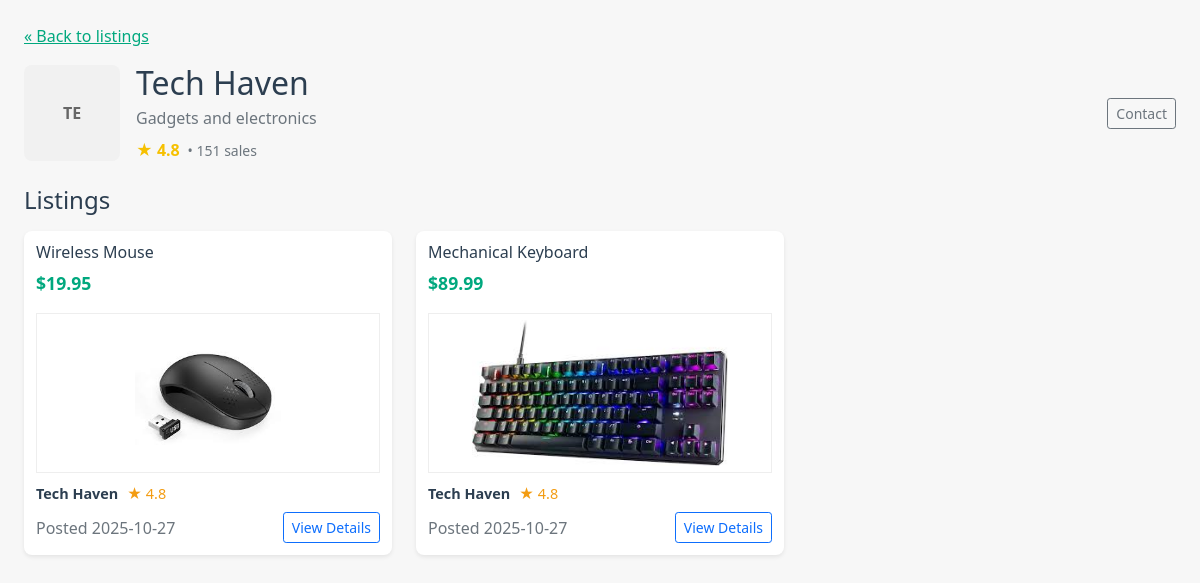
Page /seller/3 on the earlier database version.
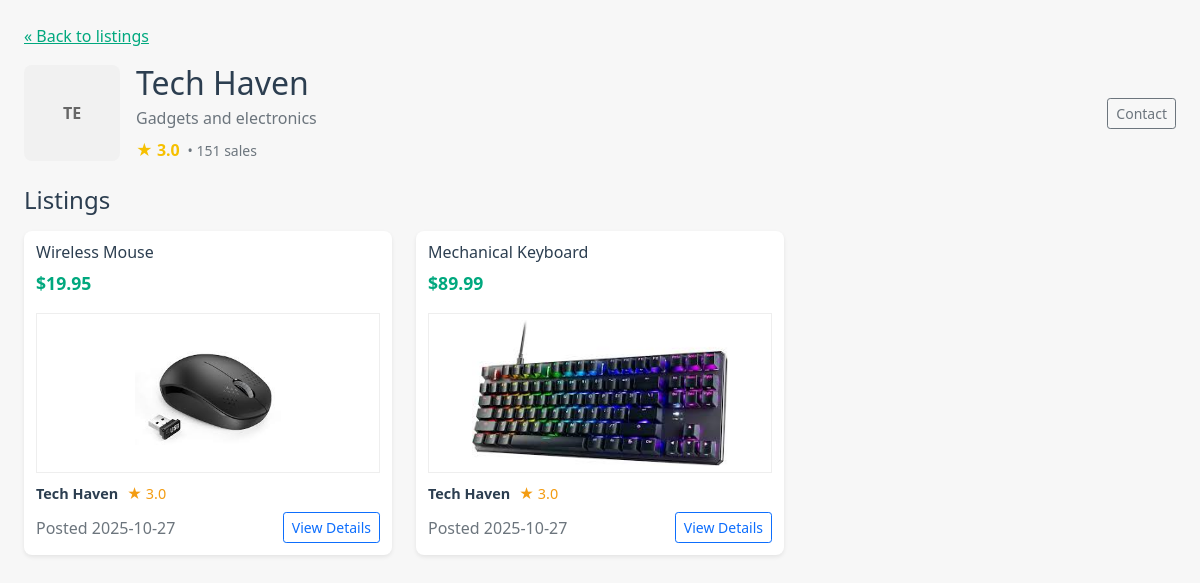
Same page on the later database version.
### models.py (models this page shows, shortened)
class User(db.Model):
    __tablename__ = 'users'
    id = db.Column(db.Integer, primary_key=True)
    username = db.Column(db.String(150), unique=True, nullable=False)
    email = db.Column(db.String(255), unique=True, nullable=False)
    password_hash = db.Column(db.String(255), nullable=False)
    is_admin = db.Column(db.Boolean, default=False)
    is_seller = db.Column(db.Boolean, default=False)
    business_name = db.Column(db.String(255))
    seller_description = db.Column(db.Text)
    rating = db.Column(db.Float, default=0.0)
    total_sales = db.Column(db.Integer, default=0)
    logo_url = db.Column(db.String(512))
    created_at = db.Column(db.DateTime, default=datetime.utcnow)
    products = db.relationship('Product', back_populates='seller', lazy='dynamic')
    orders = db.relationship('Order', back_populates='buyer', lazy='dynamic')

### app.py (the view)
@app.route('/seller/<int:seller_id>')
def seller_profile(seller_id):
    conn = get_db_connection()
    cur = conn.cursor()
    cur.execute(
        "SELECT id, username, business_name, seller_description, rating, total_sales, logo_url FROM users WHERE id = ?",
        (seller_id,)
    )
    seller = cur.fetchone()
    products = []
    if seller:
        cur.execute(
            "SELECT id, title, description, price, stock, created_at, image_url FROM products WHERE seller_id = ? ORDER BY created_at DESC",
            (seller_id,)
        )
        products = cur.fetchall()
    conn.close()
    return render_template('seller_profile.html', seller=seller, products=products)

### app.py (called while the page is built)
def get_db_connection(path=DB_PATH):
    conn = sqlite3.connect(path)
    conn.row_factory = sqlite3.Row
    conn.execute("PRAGMA foreign_keys = ON;")
    return conn

@app.after_request
def set_security_headers(response):
    response.headers.setdefault('X-Frame-Options', 'SAMEORIGIN')
    response.headers.setdefault('X-Content-Type-Options', 'nosniff')
    response.headers.setdefault('Referrer-Policy', 'no-referrer-when-downgrade')
    if 'SSL_ENABLED' in globals() and SSL_ENABLED:
        response.headers.setdefault('Strict-Transport-Security', 'max-age=63072000; includeSubDomains; preload')
    return response

### templates/seller_profile.html (shortened to what this page needs)
<!doctype html>
<html lang="en">
<head>
  {% include 'head_includes.html' %}
</head>
<body class="p-4">
  <a href="/products">&laquo; Back to listings</a>
  {% if seller %}
    <div class="mt-3 mb-4">
      <div class="seller-header">
        <div class="seller-avatar">
          {% if seller['logo_url'] %}
            {% set simg = seller['logo_url'] %}
            {% if simg.startswith('http') %}
              <img src="{{ simg }}" alt="logo" style="width:96px;height:96px;object-fit:cover;border-radius:6px;">
            {% elif simg.startswith('/') %}
              <img src="{{ simg }}" alt="logo" style="width:96px;height:96px;object-fit:cover;border-radius:6px;">
            {% else %}
              <img src="{{ url_for('static', filename='img/' ~ simg) }}" alt="logo" style="width:96px;height:96px;object-fit:cover;border-radius:6px;">
            {% endif %}
          {% else %}
            {% if seller['business_name'] %}
              {{ (seller['business_name'][:2]|upper) }}
            {% else %}
              {{ (seller['username'][:2]|upper) }}
            {% endif %}
          {% endif %}
        </div>
        <div>
          <h2 class="mb-1">{{ seller['business_name'] or seller['username'] }}</h2>
          <div class="mb-2 text-muted">{{ seller['seller_description'] or '' }}</div>
          <div>
            <span class="seller-rating">★ {{ '%.1f'|format(seller['rating'] or 0) }}</span>
            <small class="text-muted">&nbsp;•&nbsp;{{ seller['total_sales'] or 0 }} sales</small>
          </div>
        </div>
        <div class="ms-auto text-end">
          <button type="button" class="btn btn-outline-secondary btn-sm" data-bs-toggle="modal" data-bs-target="#contactModal">Contact</button>
        </div>
      </div>
    </div>
    <h4 class="mb-3">Listings</h4>
    <div class="row">
      {% for p in products %}
        <div class="col-md-6 col-lg-4">
          <div class="listing-card">
              <h5 class="card-title" style="font-size:1rem">
                {{ p['title'] }}
              </h5>
            <p class="price">${{ '%.2f'|format(p['price']) }}</p>
            {% if p['image_url'] %}
              <div class="mb-2 text-center">
                {% set img = p['image_url'] %}
                {% if img.startswith('http://') or img.startswith('https://') or img.startswith('/') %}
                  <img src="{{ img }}" alt="{{ p['title'] }}" class="thumb">
                {% else %}
                  <img src="{{ url_for('static', filename='img/' ~ img) }}" alt="{{ p['title'] }}" class="thumb">
                {% endif %}
              </div>
            {% else %}
              <p class="description">{{ (p['description'] or '')[:100] }}{% if (p['description'] or '')|length > 100 %}...{% endif %}</p>
            {% endif %}
            <div class="seller-info">
              <span class="seller-name">{{ seller['business_name'] or seller['username'] }}</span>
              {% if seller['rating'] %}
                <span class="rating">★ {{ '%.1f'|format(seller['rating']) }}</span>
              {% endif %}
            </div>
            <div class="d-flex justify-content-between align-items-center mt-2">
              <span class="text-muted">Posted {{ (p['created_at'] or '')[:10] }}</span>
              <a href="{{ url_for('product_detail', product_id=p['id']) }}" class="btn btn-sm btn-outline-primary">View Details</a>
            </div>
          </div>
        </div>
      {% else %}
        <div class="col-12 text-center">
          <h3>This seller has no active listings.</h3>
        </div>
      {% endfor %}
    </div>
  {% else %}
    <div class="alert alert-warning">Seller not found</div>
  {% endif %}
</body>
</html>

Differences in the rows shown:
changed User "Tech Haven": rating "4.8" → "3.0"
